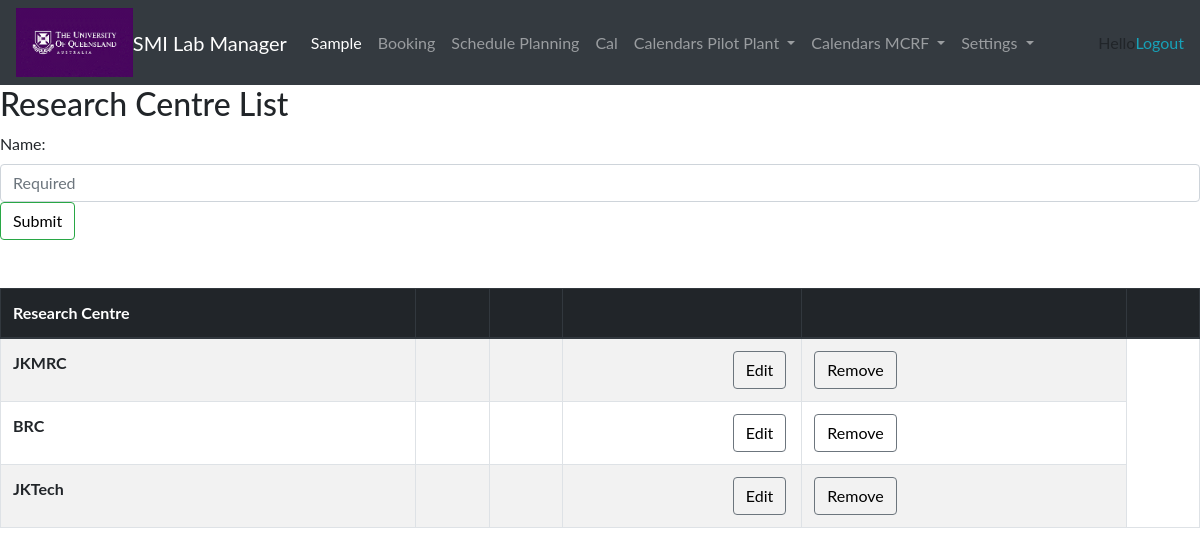
Screenshot of /research_cent with the database file from the repository.
### main/models.py (models this page shows, shortened)
class ResearchCentres(models.Model):
    name = models.CharField(max_length=250)

### main/views.py (the view)
# urls.py: path('research_cent', views.research_cent, name="research_cent"),
def research_cent(request):
    research_centres = ResearchCentres.objects.all()
    if request.method == "POST":
        form = AddResearchCentreForm(request.POST)
        if form.is_valid():
            form.save()
            return redirect('main_app:research_cent')
    else:
        form = AddResearchCentreForm
    context = {
        'research_centres': research_centres,
        'form': form,
    }
    return render(request, 'main/research_cent.html', context)

### templates/main/research_cent.html (shortened to what this page needs)
{% extends 'base.html' %}
{% load static %}
{% block content %}
<h2>Research Centre List</h2>
<div class="form_add">
      <form action="" method="POST">
        {{ form }}
        <input id="form_submit" type="submit" value="Submit" class="btn btn-success">
    </form>
</div>
<br/>
<br/>
<table class="table table-bordered table-hover table-striped">
    <thead class="thead-dark">
    <tr>
        <th scope="col">Research Centre</th>
        <th scope="col"></th>
        <th scope="col"></th>
        <th scope="col"></th>
        <th scope="col"></th>
        <th scope="col"></th>
    </tr>
    </thead>
    <tbody>
          {% if research_centres%}
            {% for research in research_centres %}
                <tr>
                    <th scope="row">{{research.name}}</th>
                    <td></td>
                    <td></td>
                    <td class="text-right">
                        <a href="{% url 'main_app:edit_research_cent' research.id %}" class="btn btn-secondary">Edit</a>
                    </td>
                    <td>
                        <a href="{% url 'main_app:delete_research_cent' research.id %}" class="btn btn-secondary m1-2">Remove</a>
                    </td>
                </tr>
            {% endfor %}
          {% endif %}
    </tbody>
</table>
{% endblock %}

### static/main/main.css (style rules this page uses)
body { font-family: "ptsans", "Lato", "Helvetica Neue", Helvetica, Arial, sans-serif; }
.btn { outline: none; color: black; background-color: transparent; box-shadow: 0 0 0 0; margin-right: 3px; }
a { color: #17a2b8; }

### rows the page displays
ResearchCentres: name "JKMRC"
ResearchCentres: name "BRC"
ResearchCentres: name "JKTech"
